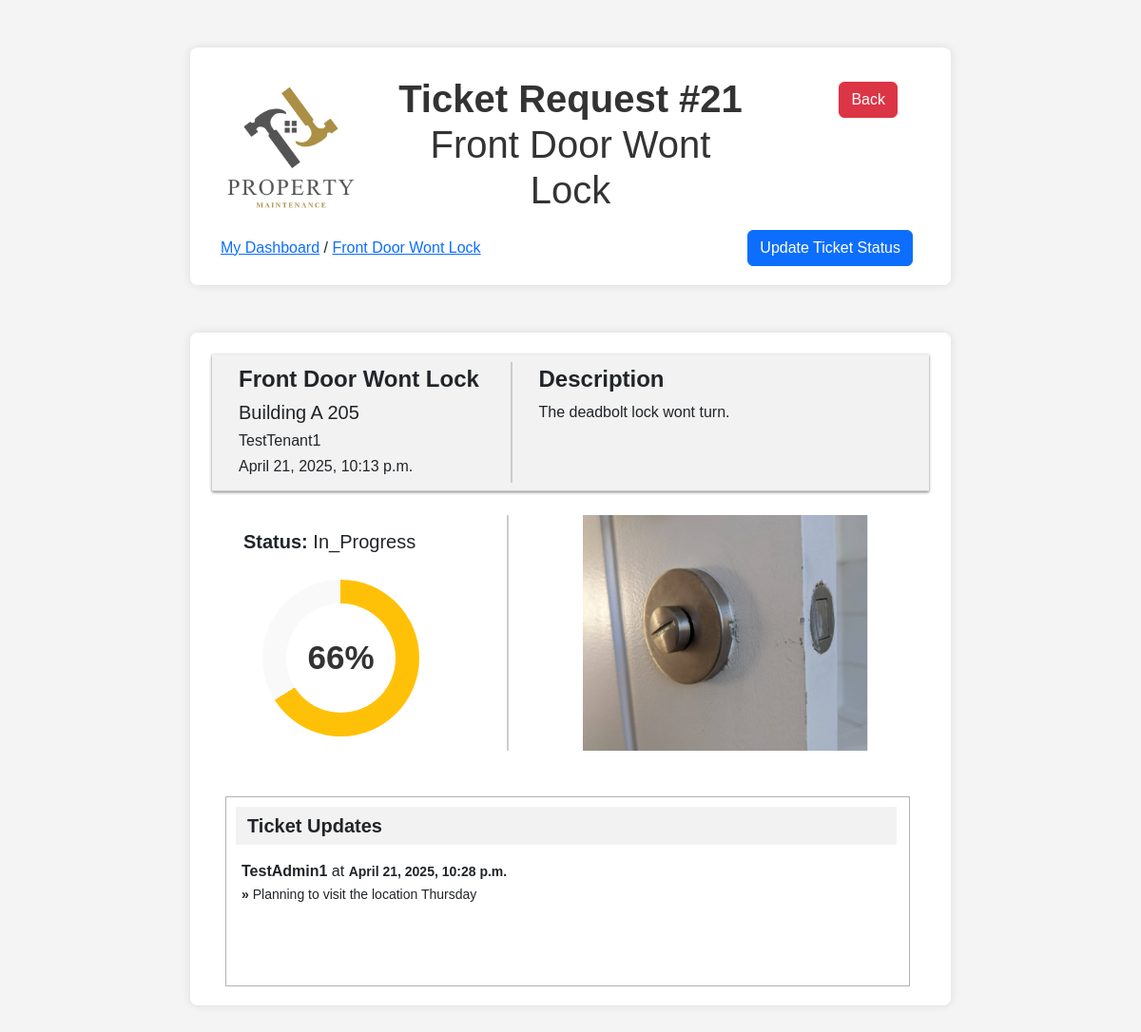
/admin_dashboard/21/ (signed in), run on the app's committed database.
### ticketsystem/models.py (models this page shows, shortened)
class Ticket(models.Model):
    title = models.CharField(max_length=200)
    description = models.TextField()
    CATEGORY_CHOICES = [
        ('electrical', 'Electrical'),
        ('plumbing', 'Plumbing'),
        ('general', 'General'),
    ]
    category = models.CharField(max_length=20, choices=CATEGORY_CHOICES)
    STATUS_CHOICES = [
        ('submitted', 'Submitted'),
        ('in_progress', 'In Progress'),
        ('completed', 'Completed'),
    ]
    status = models.CharField(max_length=20, choices=STATUS_CHOICES, default='submitted')
    PRIORITY_CHOICES = [
        ('low', 'Low'),
        ('medium', 'Medium'),
        ('high', 'High'),
    ]
    priority = models.CharField(max_length=10, choices=PRIORITY_CHOICES, default='medium')
    created_date = models.DateTimeField(auto_now_add=True)
    updated_date = models.DateTimeField(auto_now=True)
    completed_date = models.DateTimeField(null=True, blank=True) # based on status
    image = models.ImageField(upload_to='ticket_images/', null=True, blank=True)
    submitter = models.ForeignKey(settings.AUTH_USER_MODEL, on_delete=models.CASCADE, related_name='submitted_tickets')
    assigned_admin = models.ForeignKey(settings.AUTH_USER_MODEL, on_delete=models.SET_NULL, null=True, blank=True, related_name='assigned_tickets')

class UserProfile(models.Model):
    user = models.OneToOneField(User, on_delete=models.CASCADE)
    ROLE_CHOICES = [
        ('tenant', 'Tenant'),
        ('admin', 'Admin'),
    ]
    role = models.CharField(max_length=10, choices=ROLE_CHOICES, default='tenant')
    building_name = models.CharField(max_length=100, blank=True, null=True)
    apartment_number = models.CharField(max_length=10, blank=True, null=True)
    employee_id = models.CharField(max_length=100, blank=True, null=True)

class Comment(models.Model):
    ticket = models.ForeignKey('Ticket', on_delete=models.CASCADE, related_name='comments')
    user = models.ForeignKey(settings.AUTH_USER_MODEL, on_delete=models.CASCADE, related_name='comments')
    content = models.TextField()
    created_date = models.DateTimeField(auto_now_add=True)
    image = models.ImageField(upload_to='comment_images/', null=True, blank=True)

### ticketsystem/views.py (the view)
# urls.py: path('admin_dashboard/<int:id>/', admin_ticket_page, name="admin_ticket_page" ),
@login_required(login_url="/")
def admin_ticket_page(request, id):
    ticket = Ticket.objects.get(id=id)
    form_ticket = forms.UpdateTicket()
    form_comment = forms.CreateComment()
    if request.method == 'POST':
        form_ticket = forms.UpdateTicket(request.POST, instance=ticket)
        form_comment = forms.CreateComment(request.POST, request.FILES)
        if form_ticket.is_valid() and form_comment.is_valid():
            comment = form_comment.save(commit=False)
            comment.ticket = ticket
            comment.user = request.user
            comment.save()
            form_ticket.save()
            return redirect('admin_ticket_page', id=ticket.id)  # Go to ticket individual page
    else:
        form_ticket = forms.UpdateTicket(instance=ticket)  # Sets default in form to current status
        form_comment = forms.CreateComment()
    context = {
        'ticket': ticket,
        'comments': Comment.objects.filter(ticket_id=id),
        'form_ticket': form_ticket,
        'form_comment': form_comment
    }
    return render(request, 'admin_ticket_page.html', context)

### ticketsystem/templates/admin_ticket_page.html (shortened to what this page needs)
{% load static %}
{% load tz %}
<!DOCTYPE html>
<html lang="en">
<head>
    {% load bootstrap5 %}
    {% bootstrap_css %}
    {% load crispy_forms_tags %}
    <link rel="stylesheet" href="{% static 'style.css' %}">
</head>
<body>
    <div class="container">
        <div class="row">
            <div class="col-3 align-self-center mx-auto d-flex justify-content-center" >
                <img src="../../media/logo_light.png" class="img-fluid" alt="Property Maintenance">
            </div>
            <div class="col-6 my-auto text-center">
                <h1><b>Ticket Request #{{ ticket.id }} </b><br>{{ ticket.title|title }}</h1>
            </div>
            <div class="col align-top text-end pt-3 pe-5">
                <div class="pb-5">
                    <a class="btn btn-danger" href="{% url 'admin_dashboard' %}" role="button">Back</a>
                </div>
            </div>
        <div class="row ps-4">
            <div class="col-7 text-start align-self-center">
                <a href="{% url 'admin_dashboard' %}">My Dashboard</a> /
                <a href ="">{{ticket.title|title}}</a>
            </div>
            <div class="col-5 pe-2 text-end">
                <button type="button" class="btn btn-primary" data-bs-toggle="modal" data-bs-target="#exampleModalLong">
                  Update Ticket Status
                </button>
              </div>
        </div>
        </div>
    </div>
    <div class="container">
        <div class="row divider">
            <div class="col-md-5 left-column pt-1">
                <h4><b>{{ ticket.title|title }}</b></h4>
                <h5>{{ ticket.submitter.userprofile.building_name }} {{ ticket.submitter.userprofile.apartment_number }}</h5>
                <h6>{{ ticket.submitter|capfirst }}</h6>
                <h6>{{ ticket.created_date }}</h6>
            </div>
            <div class="col">
                <div class="col-lg-12 ps-3 pt-1">
                    <h4><b>Description</b></h4>
                    <div class="description-body">
                        <p>{{ ticket.description }}</p>
                    </div>
                </div>
            </div>
        </div>
    <div class="row">
        <div class="col-5 left-column pt-3 ps-5">
            <div class="d-flex align-items-center">
                <h5><b>Status: </b>{{ ticket.status|title }}</h5>
            </div>
            <div class="col col-progress">
                <div class="progress-circle">
                    <span>
                        {% if ticket.status == "submitted" %}
                            33%
                        {% elif ticket.status == "in_progress" %}
                            66%
                        {% elif ticket.status == "completed" %}
                            100%
                        {% endif %}
                    </span>
                </div>
            </div>
        </div>
        <div class="col">
            {% if ticket.image %}
            <img class="d-block mx-auto" src="{{ ticket.image.url }}" alt="Ticket Image" style="max-width: 300px;">
            {% else %}
            <p>No image uploaded.</p>
            {% endif %}
        </div>
        <div class="row pt-5 ps-4">
            <div class="col">
                <div class="updates-content-box">
                    <div class="updates-title-box">
                        <div class="row">
                            <div class="text-center ps-4 fs-5">
                                <a><b>Ticket Updates</b></a>
                            </div>
                        </div>
                    </div>
                    <div class="row p-3">
                        {% if comments %}
                                {% for comment in comments %}
                                <p>
                                    <strong>{{ comment.user }}</strong> at <strong> <small>{{ comment.created_date|localtime }} <br>
                                        &#187;</strong> {{ comment.content }}</small>
                                </p>
                                 {% endfor %}
                            {% else %}
                            <p class="text-secondary"><i>No updates have been made to this ticket. <br> Please submit an update using the "Update Ticket Status" button above.</i></p>
                            {% endif %}
                    </div>
                    </div>
                </div>
    </div>
</div>
</body>
</html>

### ticketsystem/static/style.css (style rules this page uses)
body { font-family: Arial, sans-serif; background-color: #f4f4f4; margin: 0; padding: 0; }
.container { max-width: 800px; margin: 50px auto; background: white; padding: 20px; box-shadow: 0 0 10px rgba(0, 0, 0, 0.1); border-radius: 8px; }
h1 { text-align: center; color: #333; }

### data on the page
Ticket: id "21", title "Front Door Wont Lock", submitter.userprofile.building_name "Building A", submitter.userprofile.apartment_number "205", submitter "TestTenant1", created_date "April 21, 2025, 10:13 p.m.", description "The deadbolt lock wont turn.", status "In_Progress", image (picture)
Comment: user "TestAdmin1", created_date "April 21, 2025, 10:28 p.m.", content "Planning to visit the location Thursday"
